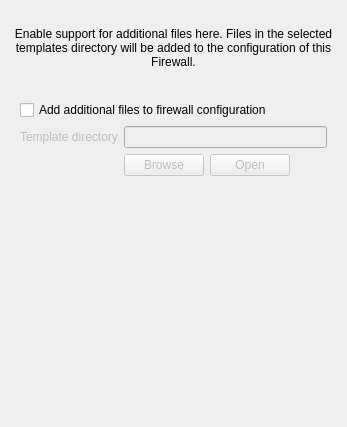
     <widget class="QWidget" name="tab_3">
      <attribute name="icon">
       <iconset resource="MainRes.qrc">
        <normaloff>:/Icons/folder1.png</normaloff>:/Icons/folder1.png</iconset>
      </attribute>
      <attribute name="title">
       <string>Files</string>
      </attribute>
      <layout class="QGridLayout">
       <item row="0" column="0">
        <spacer>
         <property name="orientation">
          <enum>Qt::Vertical</enum>
         </property>
         <property name="sizeType">
          <enum>QSizePolicy::Fixed</enum>
         </property>
         <property name="sizeHint" stdset="0">
          <size>
           <width>20</width>
           <height>16</height>
          </size>
         </property>
        </spacer>
       </item>
       <item row="1" column="0">
        <widget class="QLabel" name="label_7">
         <property name="text">
          <string>Enable support for additional files here. Files in the selected templates directory will be added to the configuration of this Firewall.</string>
         </property>
         <property name="alignment">
          <set>Qt::AlignCenter</set>
         </property>
         <property name="wordWrap">
          <bool>true</bool>
         </property>
        </widget>
       </item>
       <item row="2" column="0">
        <spacer>
         <property name="orientation">
          <enum>Qt::Vertical</enum>
         </property>
         <property name="sizeType">
          <enum>QSizePolicy::Fixed</enum>
         </property>
         <property name="sizeHint" stdset="0">
          <size>
           <width>20</width>
           <height>16</height>
          </size>
         </property>
        </spacer>
       </item>
       <item row="3" column="0">
        <widget class="QFrame" name="frame">
         <property name="frameShape">
          <enum>QFrame::NoFrame</enum>
         </property>
         <property name="frameShadow">
          <enum>QFrame::Plain</enum>
         </property>
         <layout class="QGridLayout">
          <item row="0" column="0" colspan="4">
           <widget class="QCheckBox" name="additional_files_enabled">
            <property name="text">
             <string>Add additional files to firewall configuration</string>
            </property>
           </widget>
          </item>
          <item row="1" column="0">
           <widget class="QLabel" name="templdir_label">
            <property name="enabled">
             <bool>false</bool>
            </property>
            <property name="text">
             <string>Template directory</string>
            </property>
            <property name="alignment">
             <set>Qt::AlignLeading|Qt::AlignLeft|Qt::AlignVCenter</set>
            </property>
           </widget>
          </item>
          <item row="1" column="1" colspan="3">
           <widget class="QLineEdit" name="additional_files_dir">
            <property name="enabled">
             <bool>false</bool>
            </property>
           </widget>
          </item>
          <item row="2" column="0">
           <spacer>
            <property name="orientation">
             <enum>Qt::Horizontal</enum>
            </property>
            <property name="sizeHint" stdset="0">
             <size>
              <width>61</width>
              <height>20</height>
             </size>
            </property>
           </spacer>
          </item>
          <item row="2" column="1">
           <widget class="QPushButton" name="buttonBrowse">
            <property name="enabled">
             <bool>false</bool>
            </property>
            <property name="toolTip">
             <string>Select templates directory for this Firewall</string>
            </property>
            <property name="text">
             <string>Browse</string>
            </property>
           </widget>
          </item>
          <item row="2" column="2">
           <widget class="QPushButton" name="buttonOpenURL">
            <property name="enabled">
             <bool>false</bool>
            </property>
            <property name="toolTip">
             <string>Open current path in file browser</string>
            </property>
            <property name="text">
             <string>Open</string>
            </property>
           </widget>
          </item>
          <item row="2" column="3">
           <spacer>
            <property name="orientation">
             <enum>Qt::Horizontal</enum>
            </property>
            <property name="sizeHint" stdset="0">
             <size>
              <width>31</width>
              <height>20</height>
             </size>
            </property>
           </spacer>
          </item>
         </layout>
        </widget>
       </item>
       <item row="4" column="0">
        <spacer>
         <property name="orientation">
          <enum>Qt::Vertical</enum>
         </property>
         <property name="sizeHint" stdset="0">
          <size>
           <width>20</width>
           <height>231</height>
          </size>
         </property>
        </spacer>
       </item>
      </layout>
     </widget>
